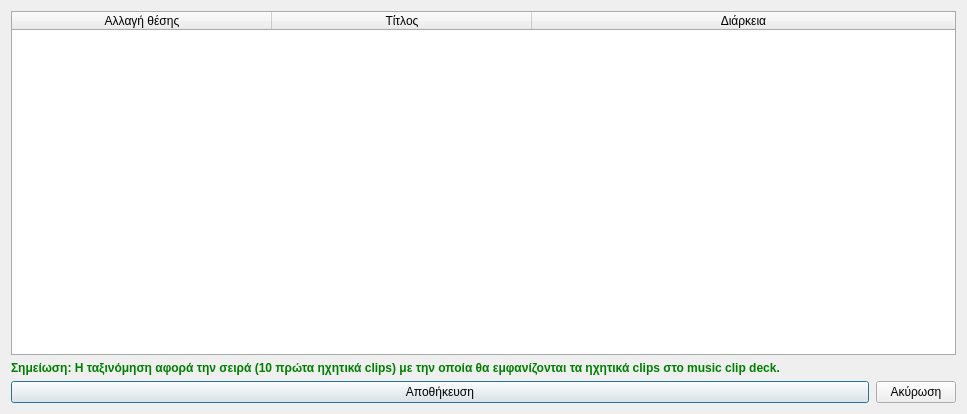
<?xml version="1.0" encoding="UTF-8"?>
<ui version="4.0">
 <class>Dialog</class>
 <widget class="QDialog" name="Dialog">
  <property name="geometry">
   <rect>
    <x>0</x>
    <y>0</y>
    <width>967</width>
    <height>414</height>
   </rect>
  </property>
  <property name="windowTitle">
   <string>Ταξινόμηση ηχητικών clips</string>
  </property>
  <property name="windowIcon">
   <iconset resource="../../../icons.qrc">
    <normaloff>:/rest-windows/assets/images/rest-windows/classification.png</normaloff>:/rest-windows/assets/images/rest-windows/classification.png</iconset>
  </property>
  <layout class="QGridLayout" name="gridLayout">
   <item row="2" column="0">
    <widget class="QFrame" name="frame">
     <property name="styleSheet">
      <string notr="true">QFrame{border:none;}</string>
     </property>
     <property name="frameShape">
      <enum>QFrame::StyledPanel</enum>
     </property>
     <property name="frameShadow">
      <enum>QFrame::Raised</enum>
     </property>
     <layout class="QHBoxLayout" name="horizontalLayout">
      <property name="spacing">
       <number>7</number>
      </property>
      <property name="leftMargin">
       <number>0</number>
      </property>
      <property name="topMargin">
       <number>0</number>
      </property>
      <property name="rightMargin">
       <number>0</number>
      </property>
      <property name="bottomMargin">
       <number>0</number>
      </property>
      <item>
       <widget class="QPushButton" name="save">
        <property name="sizePolicy">
         <sizepolicy hsizetype="Expanding" vsizetype="Maximum">
          <horstretch>0</horstretch>
          <verstretch>0</verstretch>
         </sizepolicy>
        </property>
        <property name="minimumSize">
         <size>
          <width>0</width>
          <height>0</height>
         </size>
        </property>
        <property name="text">
         <string>Αποθήκευση</string>
        </property>
        <property name="icon">
         <iconset resource="../../../icons.qrc">
          <normaloff>:/rest-windows/assets/images/rest-windows/save.png</normaloff>:/rest-windows/assets/images/rest-windows/save.png</iconset>
        </property>
       </widget>
      </item>
      <item>
       <widget class="QPushButton" name="cancel">
        <property name="sizePolicy">
         <sizepolicy hsizetype="Minimum" vsizetype="Maximum">
          <horstretch>0</horstretch>
          <verstretch>0</verstretch>
         </sizepolicy>
        </property>
        <property name="minimumSize">
         <size>
          <width>0</width>
          <height>0</height>
         </size>
        </property>
        <property name="text">
         <string>Ακύρωση</string>
        </property>
       </widget>
      </item>
     </layout>
    </widget>
   </item>
   <item row="0" column="0">
    <widget class="QTableWidget" name="table">
     <property name="styleSheet">
      <string notr="true">QTableWidget{border:1px solid #ABABAB;}</string>
     </property>
     <property name="editTriggers">
      <set>QAbstractItemView::NoEditTriggers</set>
     </property>
     <property name="alternatingRowColors">
      <bool>true</bool>
     </property>
     <property name="selectionMode">
      <enum>QAbstractItemView::SingleSelection</enum>
     </property>
     <property name="selectionBehavior">
      <enum>QAbstractItemView::SelectRows</enum>
     </property>
     <property name="sortingEnabled">
      <bool>false</bool>
     </property>
     <property name="rowCount">
      <number>0</number>
     </property>
     <attribute name="horizontalHeaderCascadingSectionResizes">
      <bool>false</bool>
     </attribute>
     <attribute name="horizontalHeaderMinimumSectionSize">
      <number>260</number>
     </attribute>
     <attribute name="horizontalHeaderHighlightSections">
      <bool>false</bool>
     </attribute>
     <attribute name="horizontalHeaderShowSortIndicator" stdset="0">
      <bool>false</bool>
     </attribute>
     <attribute name="horizontalHeaderStretchLastSection">
      <bool>true</bool>
     </attribute>
     <attribute name="verticalHeaderHighlightSections">
      <bool>false</bool>
     </attribute>
     <column>
      <property name="text">
       <string>Αλλαγή θέσης</string>
      </property>
     </column>
     <column>
      <property name="text">
       <string>Τίτλος</string>
      </property>
     </column>
     <column>
      <property name="text">
       <string>Διάρκεια</string>
      </property>
     </column>
    </widget>
   </item>
   <item row="1" column="0">
    <widget class="QLabel" name="label">
     <property name="styleSheet">
      <string notr="true">QLabel{
	font-weight:bold;
	color:green;
}</string>
     </property>
     <property name="text">
      <string>Σημείωση: Η ταξινόμηση αφορά την σειρά (10 πρώτα ηχητικά clips) με την οποία θα εμφανίζονται τα ηχητικά clips στο music clip deck.</string>
     </property>
    </widget>
   </item>
  </layout>
 </widget>
 <tabstops>
  <tabstop>table</tabstop>
  <tabstop>save</tabstop>
  <tabstop>cancel</tabstop>
 </tabstops>
 <resources>
  <include location="../../../icons.qrc"/>
 </resources>
 <connections/>
</ui>
